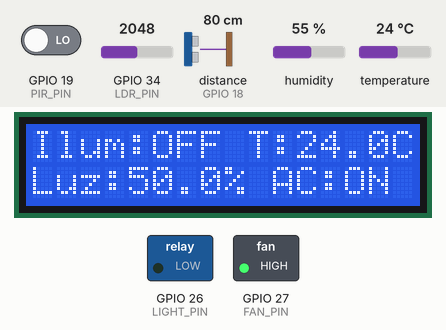
This program was run on a simulated ESP32. On the bench: 16×2 character LCD, switched loads named in the program (green lamp = pin HIGH). Wiring (from diagram.json): ultrasonic range finder: trigger GPIO 5; echo GPIO 18. The test bench sets the inputs (shaded band); at power-on: distance to the obstacle (sensor on GPIO 18) 80 cm, temperature 24 °C, GPIO 34 (LDR_PIN) = 2048, GPIO 19 (PIR_PIN) LOW, humidity 55 %. The echo pulse lasts 58.3 µs per cm; pins used as bus, display or sensor lines are not drawn; what the program prints to the serial monitor is not drawn.

Above: at 1.2 s.
1.3 s: distance to the obstacle (sensor on GPIO 18) set to 62 cm
3.1 s: distance to the obstacle (sensor on GPIO 18) set to 54 cm
4.6 s: temperature set to 22.4 °C
At 6.1 s:
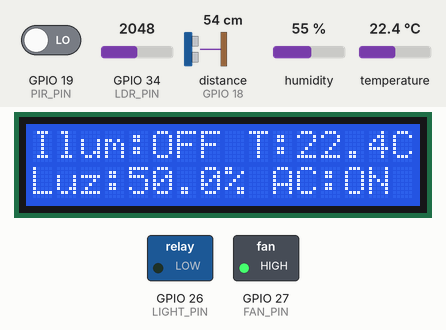
6.4 s: temperature set to 21.4 °C
At 7.6 s:
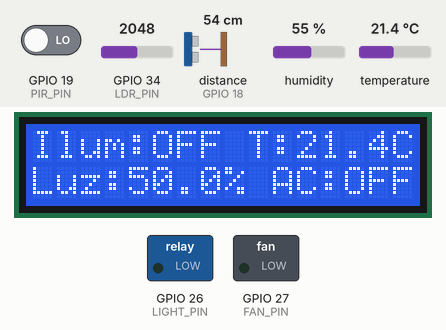
8.8 s: GPIO 34 (LDR_PIN) set to 425
At 10.2 s:
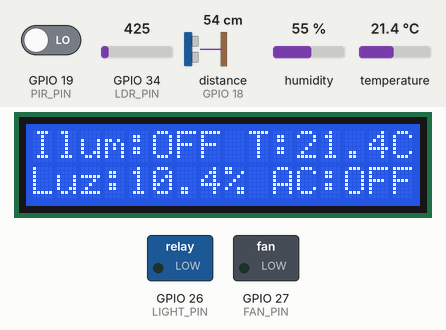
10.5 s: GPIO 34 (LDR_PIN) set to 372
At 11.7 s:
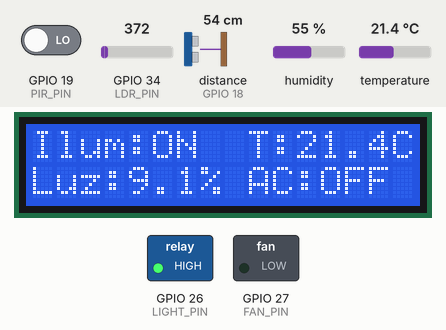
Timing chart, 0 to 13.3 s (numbered marks = the images above; inputs shaded):
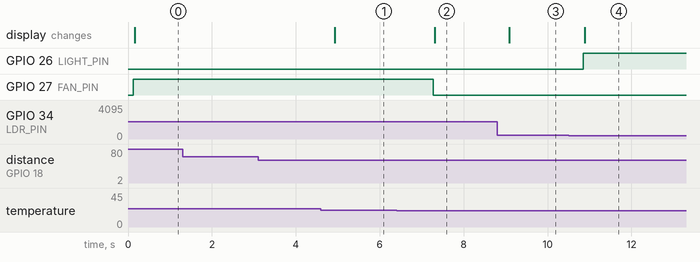

The program:

main.cpp
```cpp
#include <Arduino.h>
#include <DHT.h>
#include <Wire.h>
#include <LiquidCrystal_I2C.h>

//=====================================
// Pin Definitions
//=====================================
#define DHT_PIN 22   // DHT22: Temperatura ambiente
#define TRIG_PIN 5   // HC-SR04: Trigger
#define ECHO_PIN 18  // HC-SR04: Echo
#define PIR_PIN 19   // PIR: Detecção de movimento
#define LDR_PIN 34   // LDR: Nível de luz
#define LIGHT_PIN 26 // Relé para iluminação
#define FAN_PIN 27   // Relé para ventilação

// I2C Pins
#define SDA_PIN 21 // Serial Data
#define SCL_PIN 23 // Serial Clock

//=====================================
// Constants
//=====================================
#define DHT_TYPE DHT22        // Modelo do sensor DHT
#define MIN_LIGHT 10.0        // Nível mínimo de luz (%)
#define TEMP_THRESHOLD 22.0   // Temperatura limite para ventilação (°C)
#define PRESENCE_TIMEOUT 5000 // Timeout de presença (5 s)
#define LDR_SAMPLES 5         // Amostras para média do LDR

//=====================================
// Instâncias Globais
//=====================================
static DHT dht(DHT_PIN, DHT_TYPE);
static LiquidCrystal_I2C lcd(0x27, 16, 2);

//=====================================
// Estados do Sistema
//=====================================
static bool isLightActive = false;
static bool isFanActive = false;
static bool isPresenceActive = false;
static unsigned long presenceTimer = 0;
static float lastDistance = -1;

//=====================================
// Funções dos Sensores
//=====================================
float readUltrasonic()
{
    digitalWrite(TRIG_PIN, LOW);
    delayMicroseconds(2);
    digitalWrite(TRIG_PIN, HIGH);
    delayMicroseconds(10);
    digitalWrite(TRIG_PIN, LOW);

    long duration = pulseIn(ECHO_PIN, HIGH);
    return duration * 0.034 / 2;
}

bool readPIR()
{
    return digitalRead(PIR_PIN);
}

float readLDR()
{
    long total = 0;
    for (int i = 0; i < LDR_SAMPLES; i++)
    {
        total += analogRead(LDR_PIN);
        delay(10);
    }
    float average = total / LDR_SAMPLES;
    return (average / 4095.0) * 100;
}

//=====================================
// Controle de Dispositivos
//=====================================
void controlLight(bool active)
{
    if (isLightActive != active)
    {
        digitalWrite(LIGHT_PIN, active);
        isLightActive = active;
        Serial.printf("=== Iluminação %s ===", active ? "LIGADA" : "DESLIGADA");
        Serial.println("");
    }
}

void controlFan(bool active)
{
    if (isFanActive != active)
    {
        digitalWrite(FAN_PIN, active);
        isFanActive = active;
        Serial.printf("=== Ar Condicionado %s ===\nTemperatura: %.2f°C",
                      active ? "LIGADO" : "DESLIGADO",
                      dht.readTemperature());
        Serial.println("");
    }
}

//=====================================
// Detecção de Presença
//=====================================
void runPresenceTrigger()
{
    isPresenceActive = true;
    presenceTimer = millis(); // Reseta timer
    controlLight(true);       // Liga iluminação
}

void checkPresence(bool motion, float distance)
{
    // Detecta mudança na distância
    bool distanceChanged = false;
    if (lastDistance >= 0)
    {
        distanceChanged = abs(distance - lastDistance) > 20; // Mudança maior que 20cm
        if (distanceChanged)
        {
            Serial.printf("====== Mudança na Distância ===\nAnterior: %.2fcm\nAtual: %.2fcm", lastDistance, distance);
            Serial.println("");
        }
    }
    lastDistance = distance;

    // Verifica sensores
    if (motion || distanceChanged)
    {
        Serial.println("=== Presença Detectada ===");
        Serial.printf("Motivo: %s", motion ? "Sensor PIR" : "Mudança na Distância");
        Serial.println("");
        runPresenceTrigger();
    }

    // Verifica timeout
    if (isPresenceActive && (millis() - presenceTimer >= PRESENCE_TIMEOUT))
    {
        Serial.println("=== Timeout de Presença ===");
        Serial.println("Status: Presença Finalizada");
        Serial.println("");
        isPresenceActive = false;
    }
}

//=====================================
// Interface LCD
//=====================================
void updateLCD(float temp, float light)
{
    lcd.clear();

    if (isPresenceActive)
    {
        // Quando há presença, mostra apenas o status centralizado
        lcd.setCursor(0, 0);
        lcd.print("   Presenca");
        lcd.setCursor(0, 1);
        lcd.print("  Detectada");
    }
    else
    {
        // Sem presença, mostra todas as informações
        // Linha 1: Iluminação e Temperatura
        lcd.setCursor(0, 0);
        lcd.printf("Ilum:%s T:%.1fC", isLightActive ? "ON " : "OFF", temp);

        // Linha 2: Luz Ambiente e Ventilação
        lcd.setCursor(0, 1);
        lcd.printf("Luz:%.1f%% AC:%s", light, isFanActive ? "ON " : "OFF");
    }
}

//=====================================
// Setup
//=====================================
void setup()
{
    Serial.begin(115200);

    // Configura I2C e LCD
    Wire.begin(SDA_PIN, SCL_PIN);
    lcd.init();
    lcd.backlight();

    // Configura sensores
    dht.begin();
    pinMode(TRIG_PIN, OUTPUT);
    pinMode(ECHO_PIN, INPUT);
    pinMode(PIR_PIN, INPUT);
    pinMode(LIGHT_PIN, OUTPUT);
    pinMode(FAN_PIN, OUTPUT);

    // Estado inicial
    digitalWrite(LIGHT_PIN, LOW);
    digitalWrite(FAN_PIN, LOW);
}

//=====================================
// Loop Principal
//=====================================
void loop()
{
    // Lê sensores
    float temperature = dht.readTemperature();
    float lightLevel = readLDR();
    bool motion = readPIR();
    float distance = readUltrasonic();

    if (!isnan(temperature))
    {
        // Log periódico (a cada 1 segundos)
        static unsigned long lastLog = 0;
        if (millis() - lastLog >= 1000)
        {
            Serial.println("\n");
            Serial.println("=== Estado do Sistema ===");
            Serial.println("");
            Serial.printf("Temperatura: %.2f°C %s",
                          temperature, temperature > TEMP_THRESHOLD ? "(ALTA)" : "(NORMAL)");
            Serial.println("");
            Serial.printf("Luz Ambiente: %.2f%% %s",
                          lightLevel, lightLevel < MIN_LIGHT ? "(BAIXA)" : "(NORMAL)");
            Serial.println("");
            Serial.printf("Distância: %.2f cm",
                          distance);
            Serial.println("");
            Serial.printf("Movimento: %s",
                          motion ? "DETECTADO" : "NÃO DETECTADO");
            Serial.println("");
            Serial.printf("Presença: %s",
                          isPresenceActive ? "ATIVA" : "INATIVA");
            Serial.println("");
            Serial.printf("Iluminação: %s",
                          isLightActive ? "LIGADA" : "DESLIGADA");
            Serial.println("");
            Serial.printf("Ar Condicionado: %s",
                          isFanActive ? "LIGADO" : "DESLIGADO");
            Serial.println("");
            lastLog = millis();
        }

        // Controle de presença e iluminação
        checkPresence(motion, distance);

        // Controle automático baseado em sensores
        if (lightLevel < MIN_LIGHT)
        {
            controlLight(true);
        }
        else if (!isPresenceActive)
        {
            controlLight(false);
        }

        // Controle de ventilação
        controlFan(temperature > TEMP_THRESHOLD);

        // Atualiza interface
        updateLCD(temperature, lightLevel);
    }

    delay(500); // Delay menor para melhor responsividade
}
```

Measured:
- the behaviour switches between 22.1 and 22 °C on temperature (found by bisection; images 1 and 2)
- the behaviour switches between 410 and 409 on GPIO 34 (LDR_PIN) (found by bisection; images 3 and 4)
- after the input at 1.3 s, every drawn part: stays the same
- after the input at 3.1 s, every drawn part: stays the same
- after the input at 4.6 s, the display: changes after 0.33 s (image 1)
- after the input at 6.4 s, GPIO 27 (FAN_PIN): HIGH → LOW after 0.87 s; the display: changes after 0.91 s (image 2)
- after the input at 8.8 s, the display: changes after 0.29 s (image 3)
- after the input at 10.5 s, GPIO 26 (LIGHT_PIN): LOW → HIGH after 0.35 s; the display: changes after 0.39 s (image 4)
